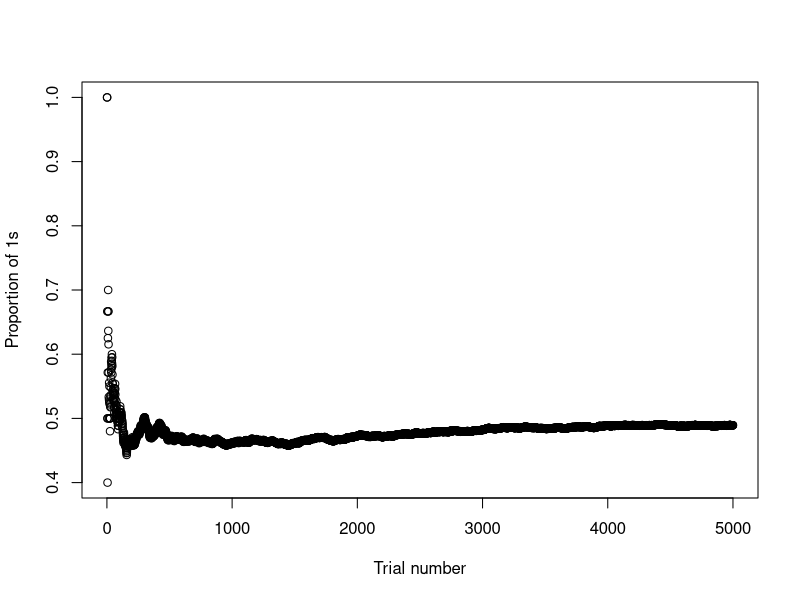
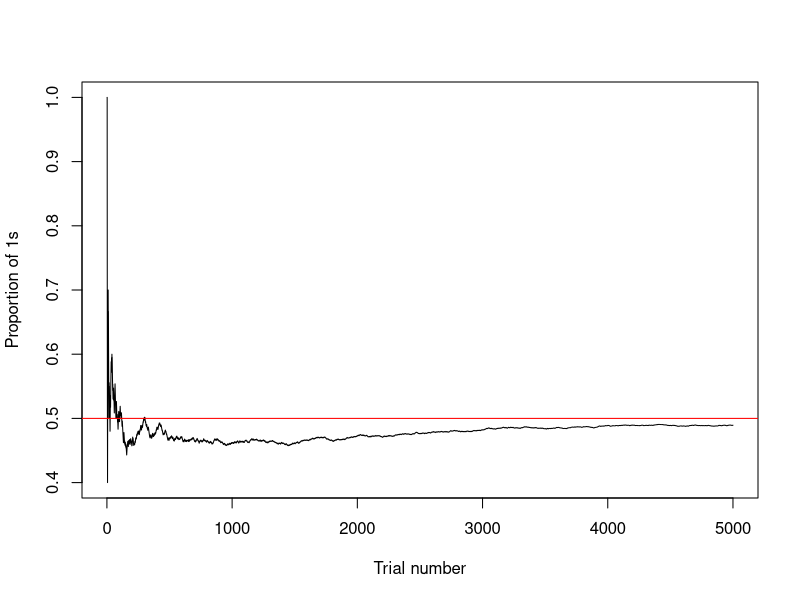

Write the R code that produced these figures, in order.
## ---- chunk 1
knitr::opts_chunk$set(echo = TRUE)
## ---- chunk 2
# by this you get the same answer all the time
set.seed(321)

# number of trials
n <- 5000

# tossing coins
results <- c() # to store results
average_at_i <- c() # to store averages (will approximate 0.5)
for (i in 1:n) {
    current_res <- sample(c(0, 1), 1)
    results <- c(results, current_res)
    average_at_i <- c(average_at_i, mean(results))
}

# plot resulting averages by each trial
plot(average_at_i, xlab = "Trial number", ylab = "Proportion of 1s")
plot(average_at_i, xlab = "Trial number", ylab = "Proportion of 1s", type = "l")
abline(h = 0.5, col = "red")
